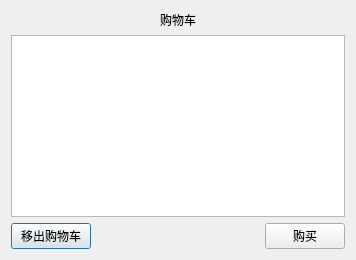
<?xml version="1.0" encoding="UTF-8"?>
<ui version="4.0">
 <class>shoppingcar</class>
 <widget class="QDialog" name="shoppingcar">
  <property name="geometry">
   <rect>
    <x>0</x>
    <y>0</y>
    <width>356</width>
    <height>260</height>
   </rect>
  </property>
  <property name="windowTitle">
   <string>Dialog</string>
  </property>
  <layout class="QVBoxLayout" name="verticalLayout">
   <item>
    <widget class="QLabel" name="label">
     <property name="text">
      <string>购物车</string>
     </property>
     <property name="alignment">
      <set>Qt::AlignCenter</set>
     </property>
    </widget>
   </item>
   <item>
    <widget class="QTableView" name="table_shoppingcar"/>
   </item>
   <item>
    <layout class="QHBoxLayout" name="horizontalLayout">
     <item>
      <widget class="QPushButton" name="button_out">
       <property name="text">
        <string>移出购物车</string>
       </property>
      </widget>
     </item>
     <item>
      <spacer name="horizontalSpacer">
       <property name="orientation">
        <enum>Qt::Horizontal</enum>
       </property>
       <property name="sizeHint" stdset="0">
        <size>
         <width>40</width>
         <height>20</height>
        </size>
       </property>
      </spacer>
     </item>
     <item>
      <widget class="QPushButton" name="button_buy">
       <property name="text">
        <string>购买</string>
       </property>
      </widget>
     </item>
    </layout>
   </item>
  </layout>
 </widget>
 <resources/>
 <connections/>
</ui>
